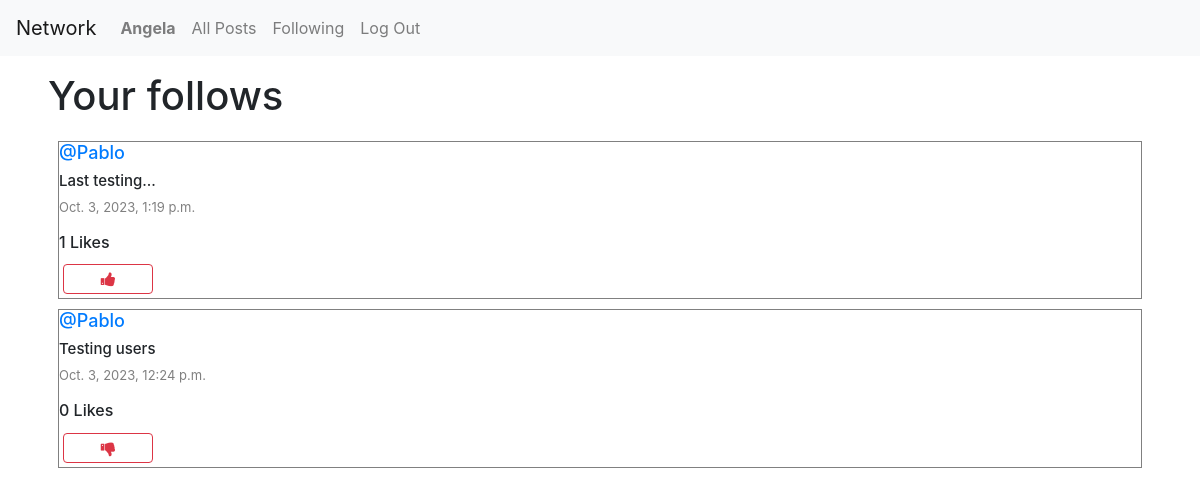
The page /follows (signed in) on the database its author committed.
### network/models.py (models this page shows, shortened)
class User(AbstractUser):
    pass

class Post(models.Model):
    contenido = models.CharField(max_length=140)
    usuario = models.ForeignKey(User, on_delete=models.CASCADE, related_name="autor")
    date = models.DateTimeField(auto_now_add=True)
    likes = models.IntegerField(default=0)

### network/views.py (the view)
# urls.py: path("follows", views.follows, name="follows"),
def follows(request):
    currentUser = User.objects.get(pk=request.user.id)
    following = Following.objects.filter(user=currentUser)
    allPosts = Post.objects.all().order_by("id").reverse()
    post_of_followed = []
    for post in allPosts:
        for person in following:
            if person.followed == post.usuario:
                post_of_followed.append(post)
    paginator = Paginator(post_of_followed, 10)
    getPageNumber = request.GET.get('page')
    posts_on_page = paginator.get_page(getPageNumber)
    likes = Like.objects.all()
    yourLike = []
    try:
        for like in likes:
            if like.user.id == request.user.id:
                yourLike.append(like.post.id)
    except:
        yourLike = []
    return render(request, "network/follows.html", {
        "posts_on_page": posts_on_page,
        "yourLike": yourLike
    })

### network/templates/network/follows.html (shortened to what this page needs)
{% extends "network/layout.html" %}
{% block body %}
<h1 class="my-3 mx-5">Your follows</h1>
    <div class="posts my-3 mx-5">
        {% for post in posts_on_page %}
            <div class="row info-post">
                <h6 class="username"><a href="{% url 'profile_page' user_id=post.usuario.id %}">@{{ post.usuario }}</a></h6>
                <h6 class="content">{{ post.contenido }}</h6>
                <p class="date">{{ post.date }}</p>
                <span id="like-count-{{ post.id }}"><strong><h6>{{ post.likes }} Likes</h6></strong></span>
                {% if user.is_authenticated %}
                    {% if post.id in yourLike %}
                    <button class="btn btn-outline-danger fa fa-thumbs-up col-1 my-1 mx-1" onclick="likeFunction({{ post.id }}, {{ yourLike }})" id="{{ post.id }}"></button>
                    {% else %}
                    <button class="btn btn-outline-danger fa fa-thumbs-down col-1 my-1 mx-1" onclick="likeFunction({{ post.id }}, {{ yourLike }})" id="{{ post.id }}"></button>
                    {% endif %}
                {% endif %}
            </div>
        {% endfor %}
    </div>
{% endblock %}

### network/templates/network/layout.html (shortened to what this page needs)
{% load static %}
<!DOCTYPE html>
<html lang="en">
    <head>
        <link rel="stylesheet" href="https://stackpath.bootstrapcdn.com/bootstrap/4.4.1/css/bootstrap.min.css">
        <link href="{% static 'network/styles.css' %}" rel="stylesheet">
        <link rel="stylesheet" href="https://cdnjs.cloudflare.com/ajax/libs/font-awesome/4.7.0/css/font-awesome.min.css">
    </head>
    <body>
        <nav class="navbar navbar-expand-lg navbar-light bg-light">
            <a class="navbar-brand" href="{% url 'index' %}">Network</a>
            <div>
              <ul class="navbar-nav mr-auto">
                {% if user.is_authenticated %}
                    <li class="nav-item">
                        <a class="nav-link" href="{% url 'profile_page' user_id=user.id %}"><strong>{{ user.username }}</strong></a>
                    </li>
                {% endif %}
                <li class="nav-item">
                  <a class="nav-link" href="{% url 'index' %}">All Posts</a>
                </li>
                {% if user.is_authenticated %}
                    <li class="nav-item">
                        <a class="nav-link" href="{% url 'follows' %}">Following</a>
                    </li>
                    <li class="nav-item">
                        <a class="nav-link" href="{% url 'logout' %}">Log Out</a>
                    </li>
                {% endif %}
              </ul>
            </div>
          </nav>
        <div class="body">
            {% block body %}
            {% endblock %}
        </div>
    </body>
</html>

### network/static/network/styles.css (style rules this page uses)
.posts { display: flex; justify-content: flex-start; flex-direction: column; margin: 20px; }
.info-post { border: 0.1px solid grey; display: flex; justify-content: center; flex-direction: column; box-sizing: border-box; margin: 5px 10px; }
.content { font-size: 15px; }
.username { font-size: 18px; }
.date { color: gray; font-size: 13px; }

### rows shown on the page
User: username "Angela"
Post: usuario "Pablo", contenido "Last testing...", date "Oct. 3, 2023, 1:19 p.m.", likes "1"
Post: usuario "Pablo", contenido "Testing users", date "Oct. 3, 2023, 12:24 p.m.", likes "0"
